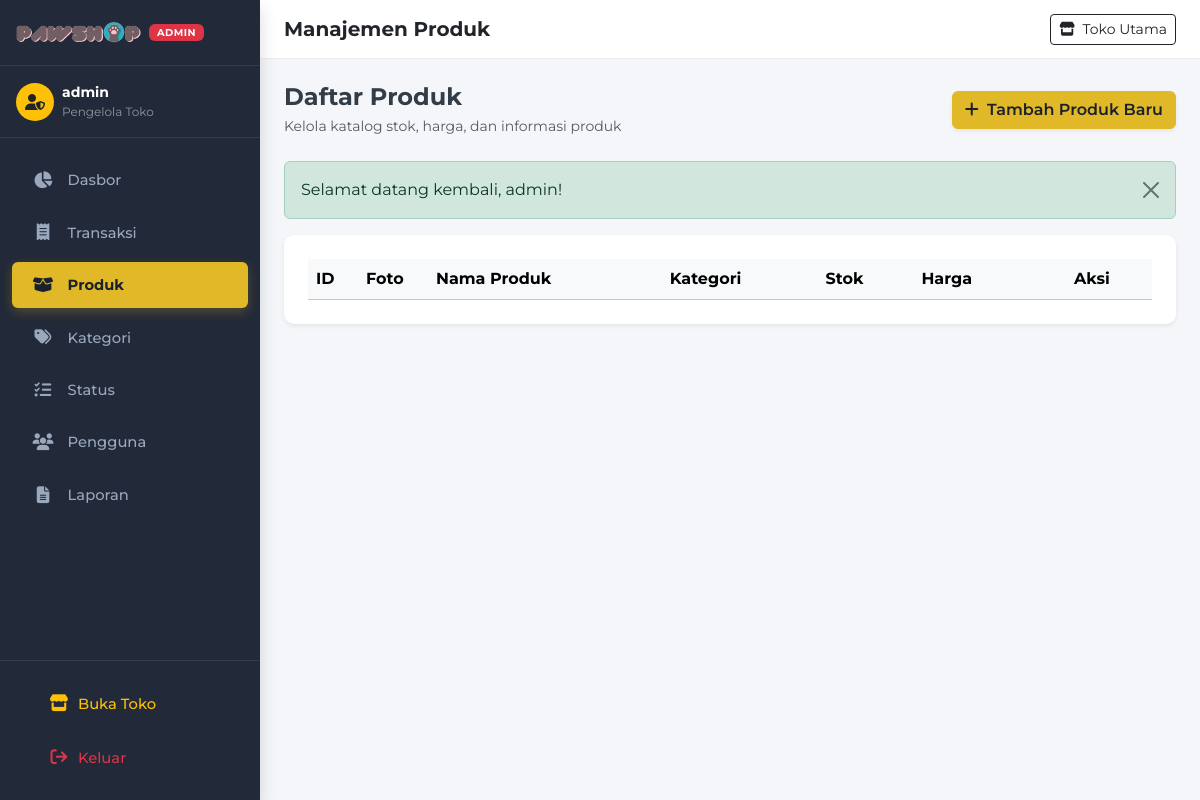
Before: /admin/products.php (signed in) with the older database file.
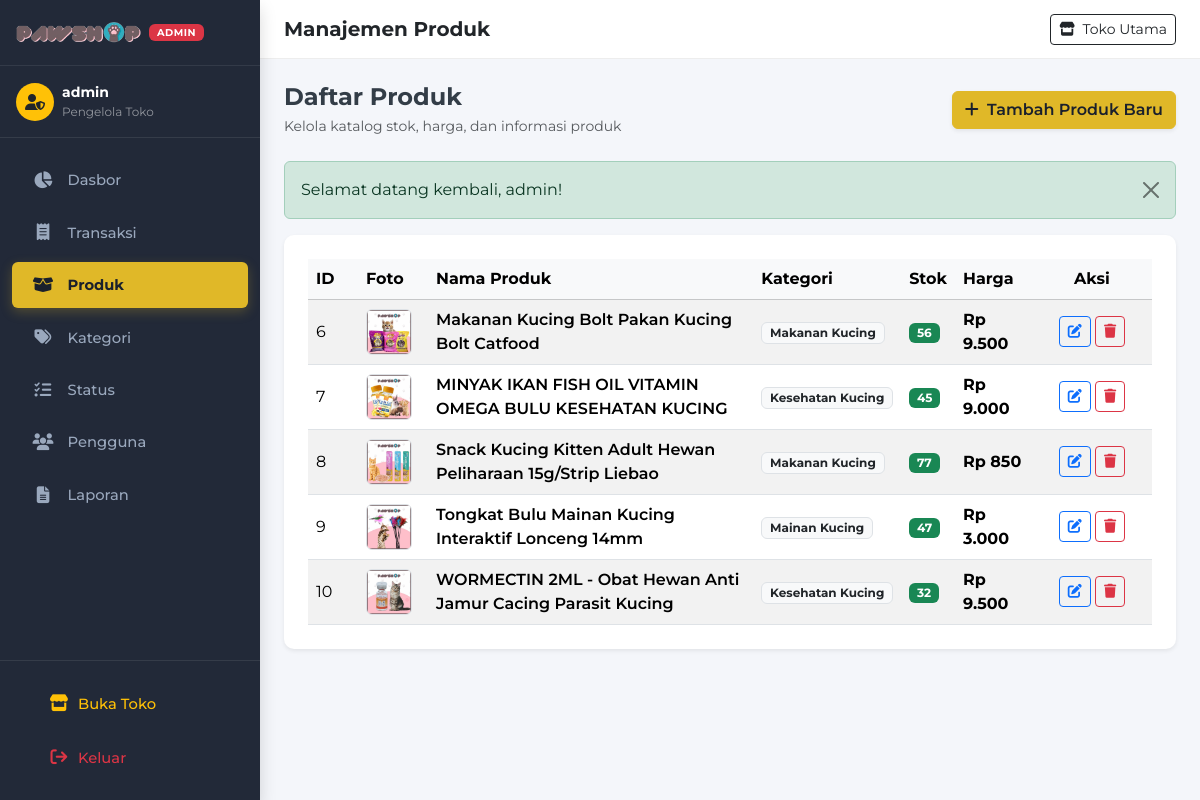
After: the same page with the newer database file.
### tables this page shows
CREATE TABLE IF NOT EXISTS `produk` (
  `id` int(11) NOT NULL AUTO_INCREMENT,
  `gambar` varchar(255) NOT NULL DEFAULT 'x.jpg',
  `nama_produk` varchar(255) NOT NULL,
  `category_id` int(11) NOT NULL,
  `stok` int(11) NOT NULL DEFAULT 0,
  `harga` int(11) NOT NULL DEFAULT 0,
  `detail` text DEFAULT NULL,
  PRIMARY KEY (`id`),
  KEY `category_id` (`category_id`)
);

CREATE TABLE IF NOT EXISTS `kategori` (
  `id` int(11) NOT NULL AUTO_INCREMENT,
  `name` varchar(50) NOT NULL,
  PRIMARY KEY (`id`)
);

### src/ProductService.php (called while the page is built, shortened)
<?php
class ProductService
{
    public static function getAll(?int $categoryId = null, ?string $search = null, int $limit = 0, int $offset = 0): array
    {
        $sql = "SELECT p.*, k.name AS kategori_name
                FROM produk p
                LEFT JOIN kategori k ON p.category_id = k.id
                WHERE 1=1";
        $params = [];
        $sql .= " ORDER BY p.id ASC";
        return Database::query($sql, $params);
    }
}

### src/Database.php (called while the page is built, shortened)
<?php
class Database
{
    private static ?Database $instance = null;
    private function __construct()
    {
        $host = getenv('DB_HOST') ?: 'localhost';
        $user = getenv('DB_USER') ?: 'root';
        $pass = getenv('DB_PASS') !== false ? getenv('DB_PASS') : '';
        $name = getenv('DB_NAME') ?: 'pawshop';
        $port = getenv('DB_PORT') ? (int)getenv('DB_PORT') : 3306;
        if (extension_loaded('pdo_mysql')) {
            $dsn = "mysql:host={$host};port={$port};dbname={$name};charset=utf8mb4";
            $options = [
                PDO::ATTR_ERRMODE            => PDO::ERRMODE_EXCEPTION,
                PDO::ATTR_DEFAULT_FETCH_MODE => PDO::FETCH_ASSOC,
                PDO::ATTR_EMULATE_PREPARES   => false,
            ];
            try {
                $this->pdo = new PDO($dsn, $user, $pass, $options);
                $this->usePdo = true;
                return;
            } catch (PDOException $e) {
            }
        }
        die("Database connection failed: Neither PDO (pdo_mysql) nor MySQLi extension is installed.");
    }
    public static function getInstance(): Database
    {
        if (self::$instance === null) {
            self::$instance = new self();
        }
        return self::$instance;
    }
    public static function query(string $sql, array $params = []): array
    {
        $db = self::getInstance();
        if ($db->usePdo && $db->pdo) {
            $stmt = $db->pdo->prepare($sql);
            $stmt->execute($params);
            return $stmt->fetchAll();
        }
        return [];
    }
}

### admin/products.php (the view, shortened to what the changed rows need)
<?php
require_once __DIR__ . '/../config/database.php';
$products = ProductService::getAll();
include __DIR__ . '/../includes/admin-header.php';
?>
<div class="d-flex justify-content-between align-items-center mb-4">
  <div>
  </div>
  <button type="button" class="btn btn-pawshop shadow-sm" data-bs-toggle="modal" data-bs-target="#createProduct">
  </button>
</div>
<?= render_flash() ?>
<div class="card shadow-sm border-0">
  <div class="card-body p-4">
    <div class="table-responsive">
      <table class="table table-striped table-hover align-middle mb-0" id="productDataTables">
        <thead class="table-light">
          <tr>
            <th style="width: 50px;">ID</th>
            <th style="width: 70px;">Foto</th>
            <th>Nama Produk</th>
            <th>Kategori</th>
            <th>Stok</th>
            <th>Harga</th>
            <th style="width: 120px;" class="text-center">Aksi</th>
          </tr>
        </thead>
        <tbody>
          <?php foreach ($products as $row): ?>
            <tr>
              <td><?= $row['id']; ?></td>
              <td>
                <img src="<?= BASE_URL ?>assets/images/<?= htmlspecialchars($row['gambar'] ?: 'x.jpg'); ?>" class="rounded object-fit-cover border" width="46" height="46" alt="" onerror="this.src='<?= BASE_URL ?>assets/images/brand/logo.png'">
              </td>
              <td class="fw-semibold"><?= htmlspecialchars($row['nama_produk']); ?></td>
              <td><span class="badge bg-light text-dark border"><?= htmlspecialchars($row['kategori_name'] ?? '-'); ?></span></td>
              <td>
                <span class="badge <?= ($row['stok'] < 20) ? 'bg-danger' : 'bg-success' ?>">
                  <?= $row['stok']; ?>
                </span>
              </td>
              <td class="fw-bold"><?= format_rupiah($row['harga']); ?></td>
              <td class="text-center">
                <button type="button" class="btn btn-sm btn-outline-primary" data-bs-toggle="modal" data-bs-target="#editProduct" data-id="<?= $row['id']; ?>" title="Edit">
                  <i class="fa-solid fa-pen-to-square"></i>
                </button>
                <button type="button" class="btn btn-sm btn-outline-danger" data-bs-toggle="modal" data-bs-target="#deleteProduct" data-id="<?= $row['id']; ?>" title="Hapus">
                  <i class="fa-solid fa-trash"></i>
                </button>
              </td>
            </tr>
          <?php endforeach; ?>
        </tbody>
      </table>
    </div>
  </div>
</div>
<?php include __DIR__ . '/../includes/admin-footer.php'; ?>

### src/helpers.php (shortened to what the changed rows need)
<?php
if (!function_exists('format_rupiah')) {
    function format_rupiah(float|int|null $amount): string
    {
        return 'Rp ' . number_format((float)($amount ?? 0), 0, ',', '.');
    }
}
if (!function_exists('render_flash')) {
    function render_flash(): string
    {
        $html = '';
        foreach ($_SESSION['flash_messages'] as $msg) {
            $type = htmlspecialchars($msg['type']);
            $text = htmlspecialchars($msg['message']);
            $html .= "<div class=\"alert alert-{$type} alert-dismissible fade show my-3\" role=\"alert\">";
            $html .= $text;
            $html .= '<button type="button" class="btn-close" data-bs-dismiss="alert" aria-label="Close"></button>';
            $html .= "</div>";
        }
        return $html;
    }
}

Changed rows visible on the page:
added produk: id "6", gambar (picture), nama_produk "Makanan Kucing Bolt Pakan Kucing Bolt Catfood", kategori.name "Makanan Kucing", stok "56", harga "Rp 9.500"
added produk: id "7", gambar (picture), nama_produk "MINYAK IKAN FISH OIL VITAMIN OMEGA BULU KESEHATAN KUCING", kategori.name "Kesehatan Kucing", stok "45", harga "Rp 9.000"
added produk: id "8", gambar (picture), nama_produk "Snack Kucing Kitten Adult Hewan Peliharaan 15g/Strip Liebao", kategori.name "Makanan Kucing", stok "77", harga "Rp 850"
added produk: id "9", gambar (picture), nama_produk "Tongkat Bulu Mainan Kucing Interaktif Lonceng 14mm", kategori.name "Mainan Kucing", stok "47", harga "Rp 3.000"
added produk: id "10", gambar (picture), nama_produk "WORMECTIN 2ML - Obat Hewan Anti Jamur Cacing Parasit Kucing", kategori.name "Kesehatan Kucing", stok "32", harga "Rp 9.500"
